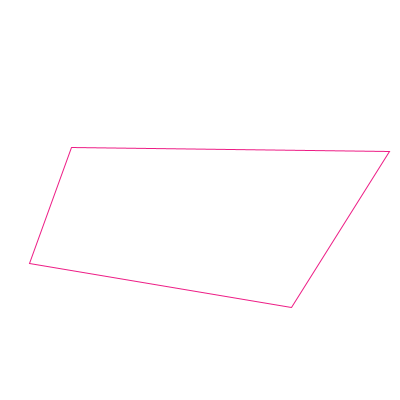
Frame 1 (no input)
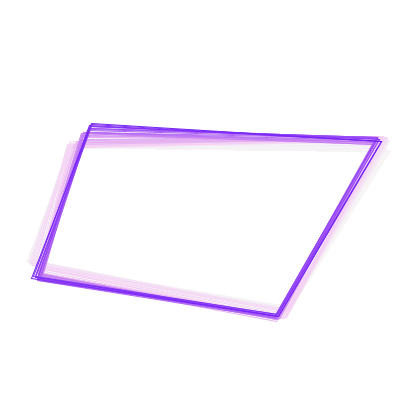
Frame 60 (the mouse pressed at the canvas centre just before this capture)
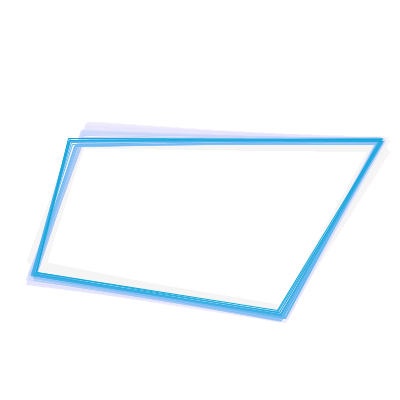
Frame 120 (the mouse held since frame 60 and released just before this capture)

The Processing sketch that drew these frames (run headless with seeded random() and noise(); from frame 60 on, the mouse is pressed at the canvas centre):

// Processing sketch: processing_30978
// ── processing_30978.pde

int a1 = 0; //x top left
int a2 = 0; //y top left
int a3 = 0; //x top right
int a4 = 0; //y top right
int a5 = 0; //x bottom left
int a6 = 0; //y bottom left
int a7 = 0; //x bottom right
int a8 = 0; //y bottom right
float i = 0; //R value
float j = 0; //B value
float k = 0; //B value
float m = 0; //color changer
float n = 0; // corner picker

void setup() {
  size (400,400);
  if (n == 0) {
  a1 = width/2 - int(random(0,width/2)); //x top left start pos
  a2 = height/2 - int(random(0,width/2)); //y top left start pos
  n++; delay(10);}
  
    if (n == 1) {
  a3 = width/2 + int(random(0,width/2)); //x top right start pos
  a4 = height/2 - int(random(0,width/2)); //y top right start pos
  n++; delay(10);}
  
  if (n == 2) {
  a5 = width/2 - int(random(0,width/2)); //x bottom left start pos
  a6 = height/2 + int(random(0,width/2)); //y bottom left start pos
  n++; delay(10);}
  
  if (n == 3) {
  a7 = width/2 + int(random(0,width/2)); //x bottom right start pos
  a8 = height/2 + int(random(0,width/2)); //y bottom right start pos
  n =0; delay(10);}
  
  background(255);
}

void draw() {
  i = 127+127*sin(m+(2*PI*1/3));
  j = 127+127*sin(m+(2*PI*2/3));
  k = 127+127*sin(m+(2*PI*3/3));
  a1 += int(random(-3,3));
  a2 += int(random(-3,3));
  a3 += int(random(-3,3));
  a4 += int(random(-3,3));
  a5 += int(random(-3,3));
  a6 += int(random(-3,3));
  a7 += int(random(-3,3));
  a8 += int(random(-3,3));
  
  
  fill(255,0);
  stroke(i,j,k);
 quad(a1,a2,a3,a4,a7,a8,a5,a6); 
 //stroke(255);
 //for (float c = 0; c < width; c++) {
 // point(c, 127+127*sin((c/50)+(2*PI*1/3))); 
 // point(c, 127+127*sin((c/50)+(2*PI*2/3)));
 // point(c, 127+127*sin((c/50)+(2*PI*3/3)));
 //}
 m = m+0.02;
 noStroke();
 //fill(i,j,k);
 //rect(0,0,50,50);
 fill(255,12);
 rect(0,0,width,height);
}

void mouseClicked(){
setup();
}
